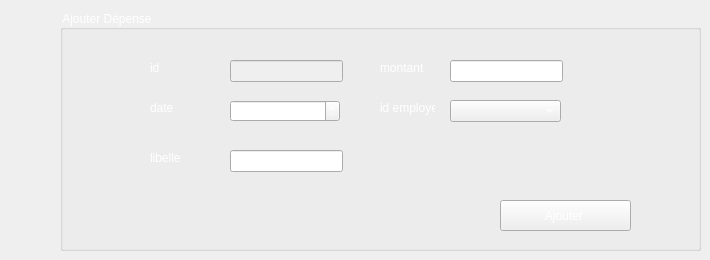
     <widget class="QWidget" name="Ajout_2">
      <attribute name="title">
       <string>Ajout</string>
      </attribute>
      <widget class="QGroupBox" name="groupBox_2">
       <property name="geometry">
        <rect>
         <x>60</x>
         <y>10</y>
         <width>641</width>
         <height>241</height>
        </rect>
       </property>
       <property name="styleSheet">
        <string notr="true">font: 75 12pt &quot;Adobe Gothic Std B&quot;;
color: rgb(255, 255, 255);</string>
       </property>
       <property name="title">
        <string>Ajouter Dépense</string>
       </property>
       <widget class="QPushButton" name="pushButton_ajoutDepense">
        <property name="geometry">
         <rect>
          <x>440</x>
          <y>190</y>
          <width>131</width>
          <height>31</height>
         </rect>
        </property>
        <property name="styleSheet">
         <string notr="true">font: 12pt &quot;MV Boli&quot;;
</string>
        </property>
        <property name="text">
         <string>Ajouter </string>
        </property>
       </widget>
       <widget class="QLabel" name="label_15">
        <property name="geometry">
         <rect>
          <x>90</x>
          <y>140</y>
          <width>55</width>
          <height>16</height>
         </rect>
        </property>
        <property name="text">
         <string>libelle</string>
        </property>
       </widget>
       <widget class="QLabel" name="label_16">
        <property name="geometry">
         <rect>
          <x>320</x>
          <y>50</y>
          <width>55</width>
          <height>16</height>
         </rect>
        </property>
        <property name="text">
         <string>montant</string>
        </property>
       </widget>
       <widget class="QComboBox" name="cb_r_emp_ajout_3">
        <property name="geometry">
         <rect>
          <x>390</x>
          <y>90</y>
          <width>111</width>
          <height>22</height>
         </rect>
        </property>
       </widget>
       <widget class="QLabel" name="label_17">
        <property name="geometry">
         <rect>
          <x>320</x>
          <y>90</y>
          <width>55</width>
          <height>16</height>
         </rect>
        </property>
        <property name="text">
         <string>id employe</string>
        </property>
       </widget>
       <widget class="QLineEdit" name="le_id_r_ajout_2">
        <property name="enabled">
         <bool>false</bool>
        </property>
        <property name="geometry">
         <rect>
          <x>170</x>
          <y>50</y>
          <width>113</width>
          <height>22</height>
         </rect>
        </property>
       </widget>
       <widget class="QLabel" name="label_18">
        <property name="geometry">
         <rect>
          <x>90</x>
          <y>90</y>
          <width>55</width>
          <height>16</height>
         </rect>
        </property>
        <property name="text">
         <string>date</string>
        </property>
       </widget>
       <widget class="QLineEdit" name="le_montant_r_ajout_3">
        <property name="geometry">
         <rect>
          <x>390</x>
          <y>50</y>
          <width>113</width>
          <height>22</height>
         </rect>
        </property>
       </widget>
       <widget class="QLabel" name="label_19">
        <property name="geometry">
         <rect>
          <x>90</x>
          <y>50</y>
          <width>55</width>
          <height>16</height>
         </rect>
        </property>
        <property name="text">
         <string>id</string>
        </property>
       </widget>
       <widget class="QLineEdit" name="le_libelle_r_ajout_3">
        <property name="geometry">
         <rect>
          <x>170</x>
          <y>140</y>
          <width>113</width>
          <height>22</height>
         </rect>
        </property>
       </widget>
       <widget class="QDateEdit" name="de_date_r_ajout_3">
        <property name="geometry">
         <rect>
          <x>170</x>
          <y>90</y>
          <width>110</width>
          <height>22</height>
         </rect>
        </property>
       </widget>
      </widget>
     </widget>
